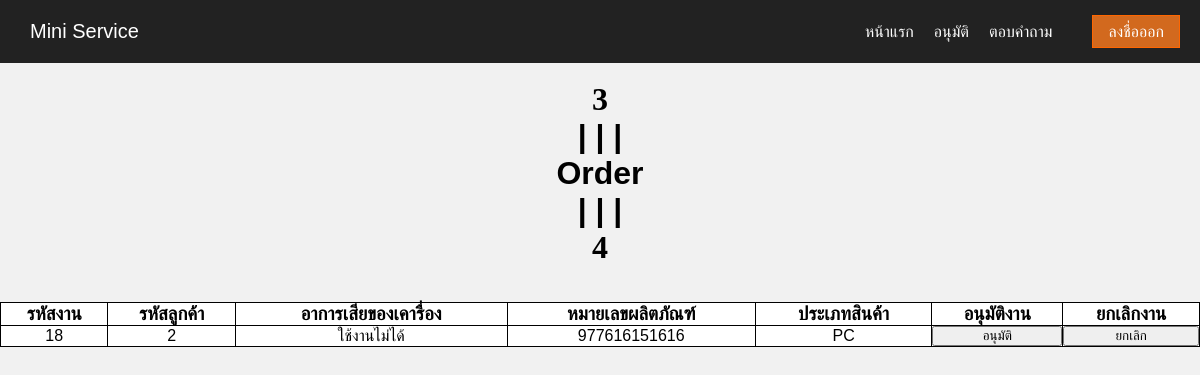
The page /PAGESTAFF/1.Order.php on the database its author committed.
### tables this page shows
CREATE TABLE `tbljob` (
  `job_id` int(10) NOT NULL,
  `cus_id` int(10) NOT NULL,
  `sn` varchar(50) NOT NULL,
  `type_product` varchar(25) NOT NULL,
  `product_name` varchar(25) NOT NULL,
  `product_model` varchar(25) NOT NULL,
  `accessory` varchar(100) NOT NULL,
  `symptoms` varchar(100) NOT NULL,
  `image` text NOT NULL,
  `status_id` int(10) NOT NULL,
  `date_jobstart` datetime NOT NULL,
  `date_jobend` datetime NOT NULL
);

### PAGESTAFF/1.Order.php (the view, shortened to what this page needs)
<?php
$con =new mysqli(CONF_DB_HOST,CONF_DB_USERNAME,CONF_DB_PASSWORD,CONF_DB_NAME);
$con->set_charset("utf8");
 ?>
<div id="update">
<br>
<center><h1><MARQUEE behavior=alternate direction=left scrollAmount=3 width="4%"><font face=Webdings>3</font></MARQUEE><MARQUEE scrollAmount=1 direction=left width="2%">| | |</MARQUEE>&nbsp;Order&nbsp;<MARQUEE scrollAmount=1 direction=right width="2%">| | |</MARQUEE><MARQUEE behavior=alternate direction=right scrollAmount=3 width="4%"><font face=Webdings>4</font></MARQUEE></h1></center>
</div>
<br>
<br>
<div id="content"  style="float: center;">
<center>
    <center><table border="1" cellspacing ="0" id="t1">
        <tr>
            <td><h3>รหัสงาน</font></h3></td>
            <td><h3>รหัสลูกค้า</font></h3></td>
            <td><h3>อาการเสียของเคารื่อง</font></h3></td>
            <td><h3>หมายเลขผลิตภัณฑ์</font></h3></td>
            <td><h3>ประเภทสินค้า</font></h3></td>
            <td><h3>อนุมัติงาน</font></h3></td>
            <td><h3>ยกเลิกงาน</font></h3></td>
        </tr></center>
 <?php
$sql="SELECT * FROM tbljob WHERE status_id  = '1'";
$result = $con->query($sql);
while($row=mysqli_fetch_assoc($result)){
    ?>
   <tbody>
        <td> <?php echo $row['job_id']; ?> </td>
        <td> <?php echo $row['cus_id']; ?> </td>
        <td> <?php echo $row['symptoms']; ?> </td>
        <td> <?php echo $row['sn']; ?> </td>
        <td> <?php echo $row['type_product']; ?> </td>
        <td>
            <form action="2.Check-approval.php" method="post">
            <input type="submit"  value="อนุมัติ"style="width:100%">
            </form>
        </td>
        <td>
            <form action="cancel.php" method="post">
            <input type="submit"  value="ยกเลิก"style="width:100%">
            </form>
        </td>
    </tbody>
<?php
        }
  ?>
    </center>
    <?php
require "../footer.ini.php";

### css/menu.css (style rules this page uses)
* { margin: 0; padding: 0; box-sizing: border-box; }
body { font-family: Arial, Helvetica, sans-serif; background: #f1f1f1; }

### PAGESTAFF/1.Order.php (style rules this page uses)
table#t1 { width:100%; }
table#t1, th#t1, td #t1 { border: 1px solid black; border-collapse: collapse; padding: 10px; text-align: center; }
table#t1 tr:nth-child(odd) { background-color: #fff; }
table#t1 tr { background-color: black; }

### rows shown on the page
tbljob: job_id "18", cus "2", symptoms "ใช้งานไม่ได้", sn "977616151616", type_product "PC"
